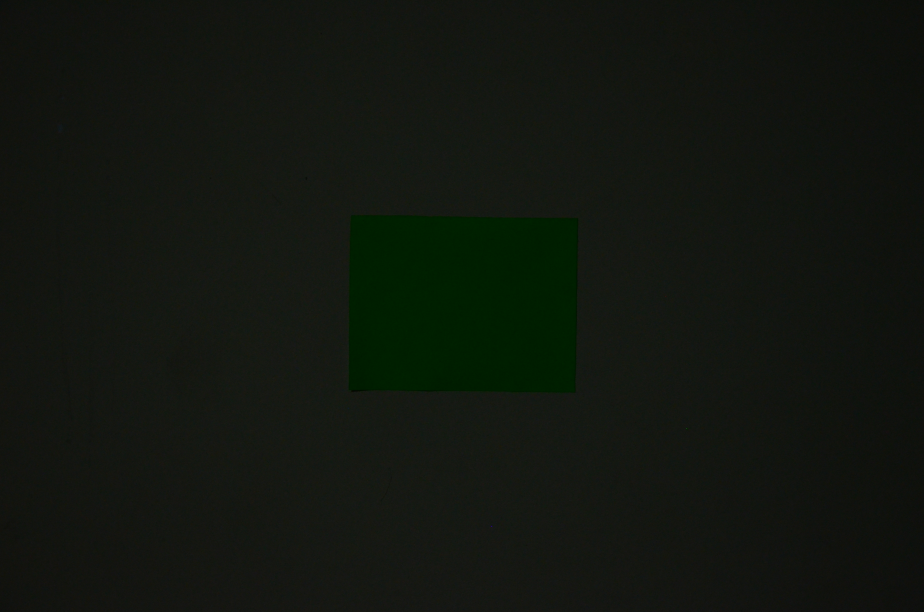
#> input picture task/task02/img/DSC_2705.JPG, 3696 x 2448 px, found by its file name (shown at 1/4 size)
$ python 10219084_no02.py
#> lines starting #> are read from the running program, lines starting #| are printed output that depends on the picture; after the words box and inside, x2 and y2 are one past the last pixel; in counts of white or black regions, pixels touching at a corner belong together
import cv2 as cv
import numpy as np
import sys
from scipy.spatial import distance as dist
from skimage.util import random_noise

def imshow_resized(I, winname='output', divider=1):
    h,w = I.shape[:2]
    im = cv.resize(I, (w//divider,h//divider))
    cv.imshow(winname, im)

def add_salt_pepper(I, var=0.05**2):
    noise_img = random_noise(I, mode='gaussian', var=var)
    noise_img = (255*noise_img).astype(np.uint8)
    return I

# salt n paper noise removal
def remove_noise(I, ksize, filter='median/gaussian'):
    if filter == 'median': im_filtered = cv.medianBlur(I, ksize)
    elif filter == 'gaussian': im_filtered = cv.GaussianBlur(I, (ksize, ksize), 2)
    return im_filtered

# i want to rearrange: topleft, topright, btmright, btmleft
def reorder_box(pts):
	xSorted = pts[np.argsort(pts[:, 0]), :]
	leftMost = xSorted[:2, :]
	rightMost = xSorted[2:, :]
	leftMost = leftMost[np.argsort(leftMost[:, 1]), :]
	(tl, bl) = leftMost
	D = dist.cdist(tl[np.newaxis], rightMost, "euclidean")[0]
	(br, tr) = rightMost[np.argsort(D)[::-1], :]
	return np.array([tl, tr, br, bl])

def get_boxes(cnts):
    boxes = []      # array to store box for every contour
    for cnt in cnts:
        rect = cv.minAreaRect(cnt)
        box = cv.boxPoints(rect)
        box = np.int0(box)
        box = reorder_box(box)      # reorder 4 points in box
        boxes.append(box)
    return boxes

def draw_contours(I, cnts):
    boxes = get_boxes(cnts)
    cv.drawContours(I, boxes, -1, (0,255,255), 1)
    return I, boxes

def put_text(frame, xc, yc, text, factor=1):
    dist = 20*factor
    org = (xc-dist-dist, yc-dist)
    fontFace = cv.FONT_HERSHEY_SIMPLEX
    fontScale = 0.5*factor
    color = (0,255,0)
    thickness = 1*factor
    text_color_bg = (0,0,0)
    # background
    text_size, _ = cv.getTextSize(text, fontFace, fontScale, thickness)
    text_w, text_h = text_size
    cv.rectangle(frame, org, (org[0]+text_w, org[1]-text_h), text_color_bg, -1)
    cv.putText(frame, text, org, fontFace, fontScale, color, thickness, cv.LINE_AA)

def im_process(im_path='./img/filename.jpg', ksize=5, filter='median/gaussian'):
#> called with im_path = './img/DSC_2705.jpg', ksize = 5, filter = 'median'
    im_ori = cv.imread(sys.path[0] + im_path)
#> im_ori is the input picture: shape (2448, 3696, 3); mean B, G, R 15.4, 22.4, 17.7
    im_resize = cv.resize(im_ori, (960,540))
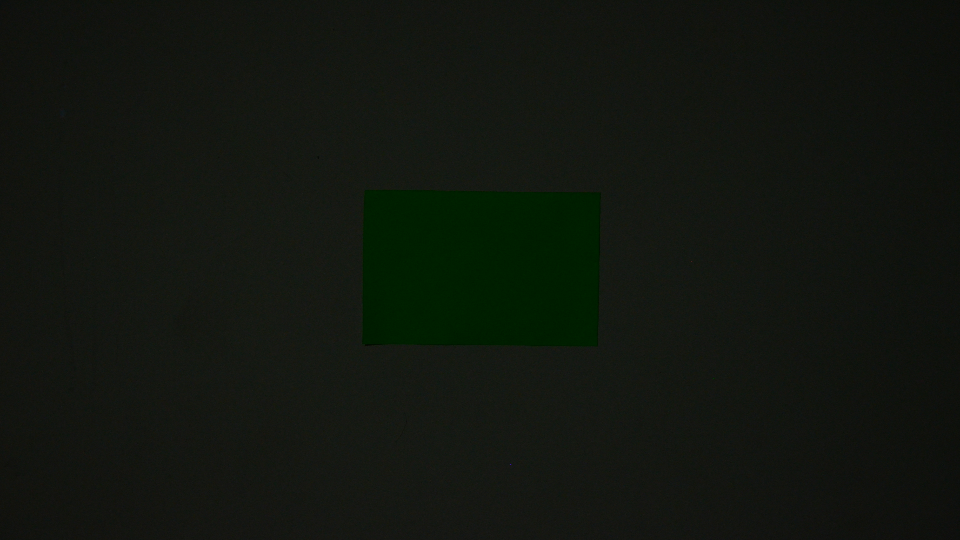
#> im_resize: shape (540, 960, 3); mean B, G, R 15.3, 22.3, 17.6
    im_noise = add_salt_pepper(im_resize, var=2)
#> in add_salt_pepper, `noise_img = random_noise(I, mode='gaussian', var=var)`:
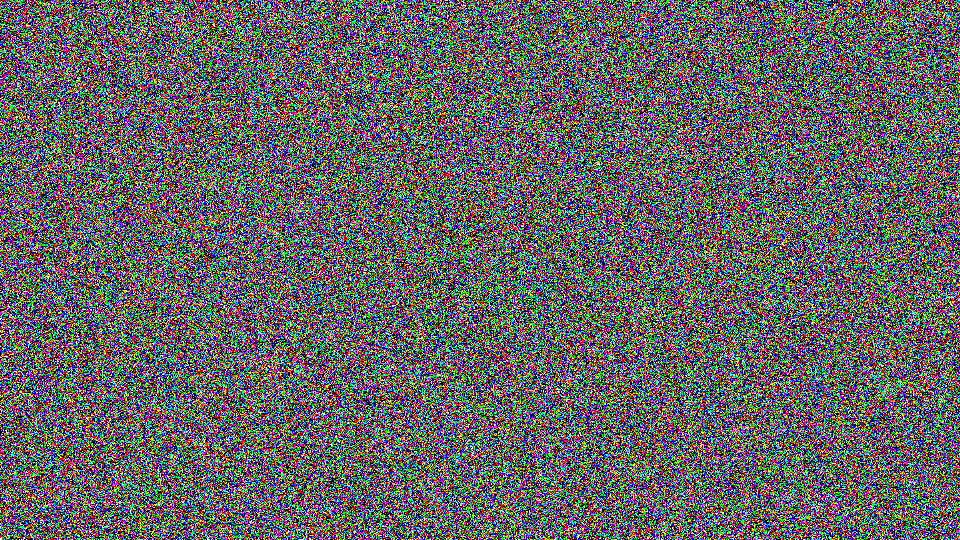
#> noise_img: shape (540, 960, 3) float64; mean B, G, R 0.38, 0.388, 0.383
    im_adjust = cv.convertScaleAbs(im_noise, alpha=1.5, beta=60)  # alpha: contrast [0,1], beta: brightness [-127,127]
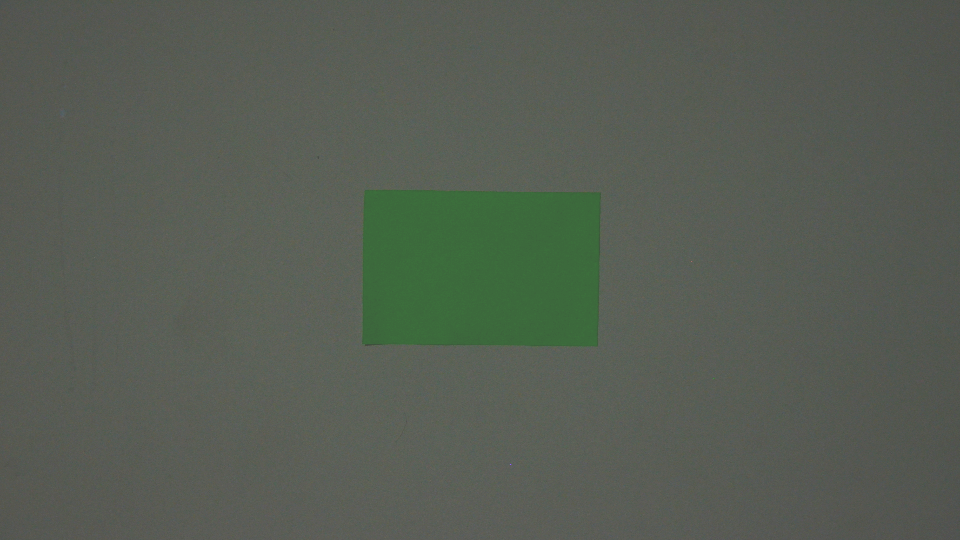
#> im_adjust: shape (540, 960, 3); mean B, G, R 83, 93.4, 86.3
    im_hsv = cv.cvtColor(im_adjust, cv.COLOR_BGR2HSV)
#> im_hsv: shape (540, 960, 3); mean H, S, V 47.4, 28.2, 93.4
    im_blur = remove_noise(im_hsv, ksize, filter)
#> in remove_noise, `if filter == 'median': im_filtered = cv.medianBlur(I, ksize)`: im_filtered: shape (540, 960, 3); mean H, S, V 46.3, 28.3, 93.4

    # from the hsv histogram, i know the lower n upper hsv
    # show_hsv_hist(im_hsv), plt.show()   # hide this later
    lower_hsv, upper_hsv = np.array([50,64,64]), np.array([70,255,255])
    mask = cv.inRange(im_blur, lower_hsv, upper_hsv)
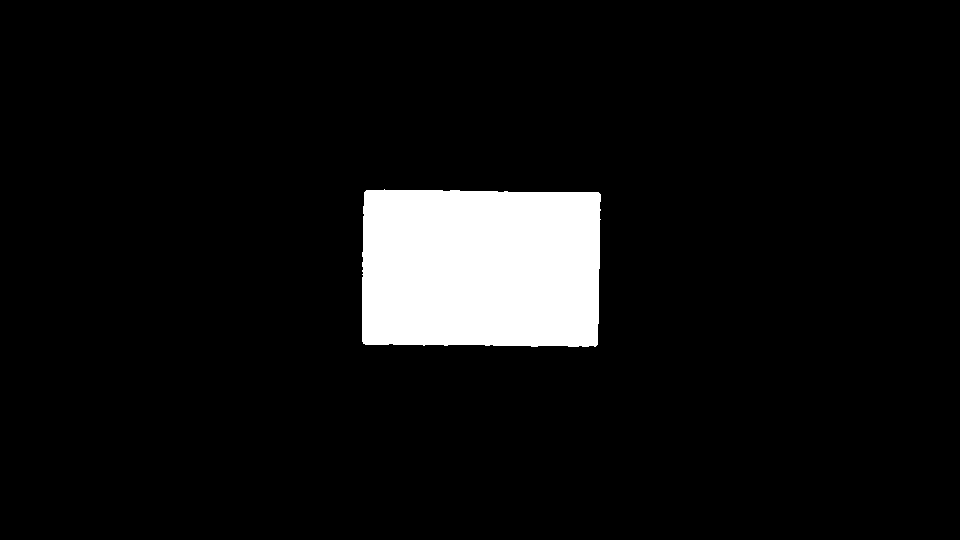
#> mask: shape (540, 960); 7.1% white; 1 white region, box (x1, y1, x2, y2) and area: (362, 189, 601, 347) 36597

    # remove little area
    kernel = np.ones((5,5), np.uint8)
    im_eroded = cv.erode(mask, kernel, 10)
#> im_eroded: shape (540, 960); 6.7% white; 1 white region, box (x1, y1, x2, y2) and area: (364, 192, 599, 345) 34978
    im_dilated = cv.dilate(im_eroded, kernel, 10)
#> im_dilated: shape (540, 960); 7.1% white; 1 white region, box (x1, y1, x2, y2) and area: (362, 190, 601, 347) 36578

    im_edged = cv.Canny(im_dilated, 0, 255)
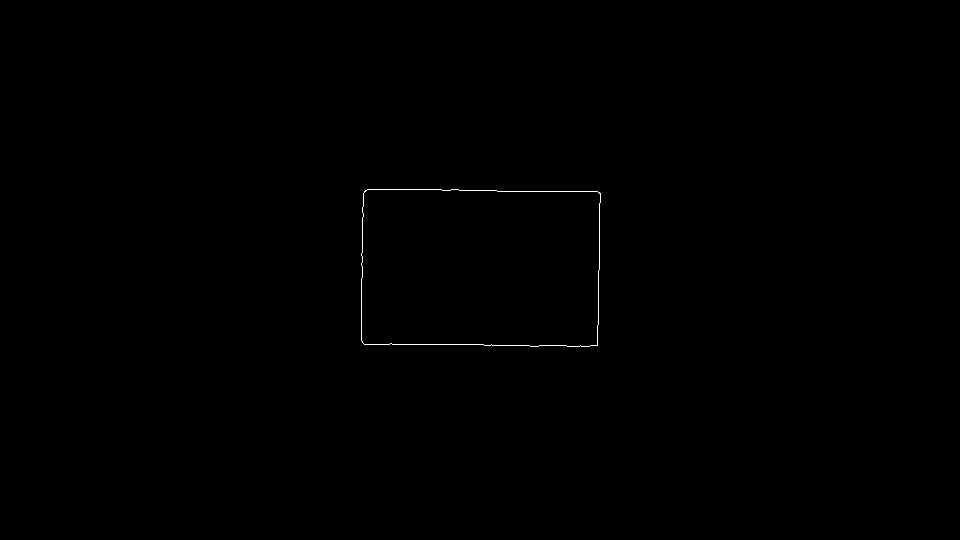
#> im_edged: shape (540, 960); 0.15% white in thin lines or dots, all inside (x1, y1, x2, y2) = (361, 189, 601, 347)
    cnts, hierarchy = cv.findContours(im_edged, cv.RETR_EXTERNAL, cv.CHAIN_APPROX_SIMPLE)
#> cnts = 1 contour; box (x1, y1, x2, y2) and area: (361, 189, 601, 347) 36578
    # print('Jumlah kontur terdeteksi: %s' %len(cnts))
    im_contoured, cnts = draw_contours(im_adjust.copy(), cnts)
#> the loop in get_boxes, `for cnt in cnts:` made 1 pass
#> (rect, box, xSorted in reorder_box, D in reorder_box) on pass 1: (((480, 267.3), (156.1, 238.4), -89.31), [[361, 187], [600, 190], [598, 346], [359, 343]], [[359, 343], [361, 187], [598, 346], [600, 190]], [285.4, 239])
#> after the loop in get_boxes, `for cnt in cnts:`: boxes = [[[361, 187], [600, 190], [598, 346], [359, 343]]]
#> cnts = [[[361, 187], [600, 190], [598, 346], [359, 343]]]

    # area n perimeter
    area = cv.contourArea(cnts[0])
#> area = 37290
    perimeter = cv.arcLength(cnts[0], 1)
#> perimeter = 790.1
    text = 'area=%spx^2, perimeter=%spx' %(int(area), int(perimeter))
#> text = 'area=37290px^2, perimeter=790px'
    print(text)
#| area=37290px^2, perimeter=790px
    put_text(im_contoured, xc=50, yc=50, text=text)
#> in put_text, `cv.putText(frame, text, org, fontFace, fontScale, color, thickness, cv..`:
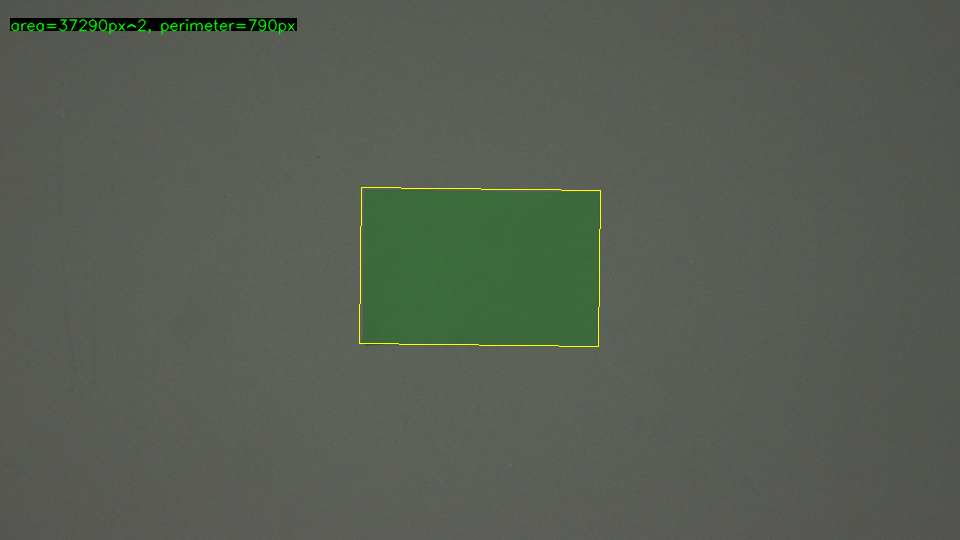
#> frame: shape (540, 960, 3); mean of channels 0, 1, 2 82.3, 93.4, 86; drawn as B, G, R

    # hconcat im_noise n im_processed
    im_final = cv.hconcat([im_noise, im_contoured])
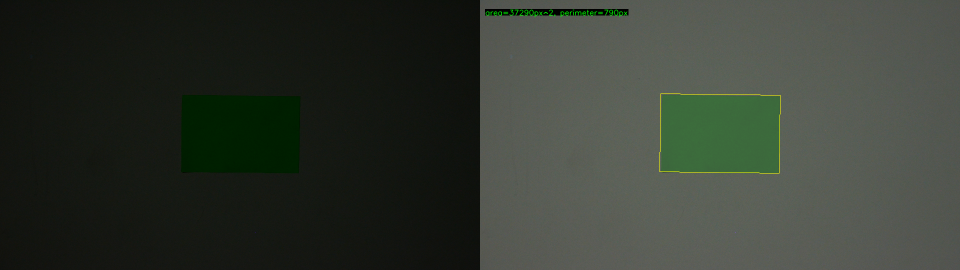
#> im_final: shape (540, 1920, 3) (shown at 1/2 size); mean B, G, R 48.8, 57.8, 51.8

    return im_final

def save_list_images(list_im=[], labels=[]):
    for i in range(len(list_im)):
        filename = sys.path[0] + './img/%s.jpg' %(labels[i])
        cv.imwrite(filename, list_im[i])


if __name__ == "__main__":
    im_path = './img/DSC_2705.jpg'
    arr_ksize = [5, 51, 111]
    arr_filter = ['median', 'gaussian']

    arr_im = []
    labels = []
    for filter in arr_filter:
        for ksize in arr_ksize:
            print('%s_%sx%s' %(filter, ksize, ksize))
            im = im_process(im_path, ksize, filter)
            labels.append('%s_%sx%s' %(filter, ksize, ksize))
            arr_im.append(im)

            # imshow_resized(im, '%s_%sx%s' %(filter, ksize, ksize))
            # cv.waitKey(0)

    save_list_images(arr_im, labels)
